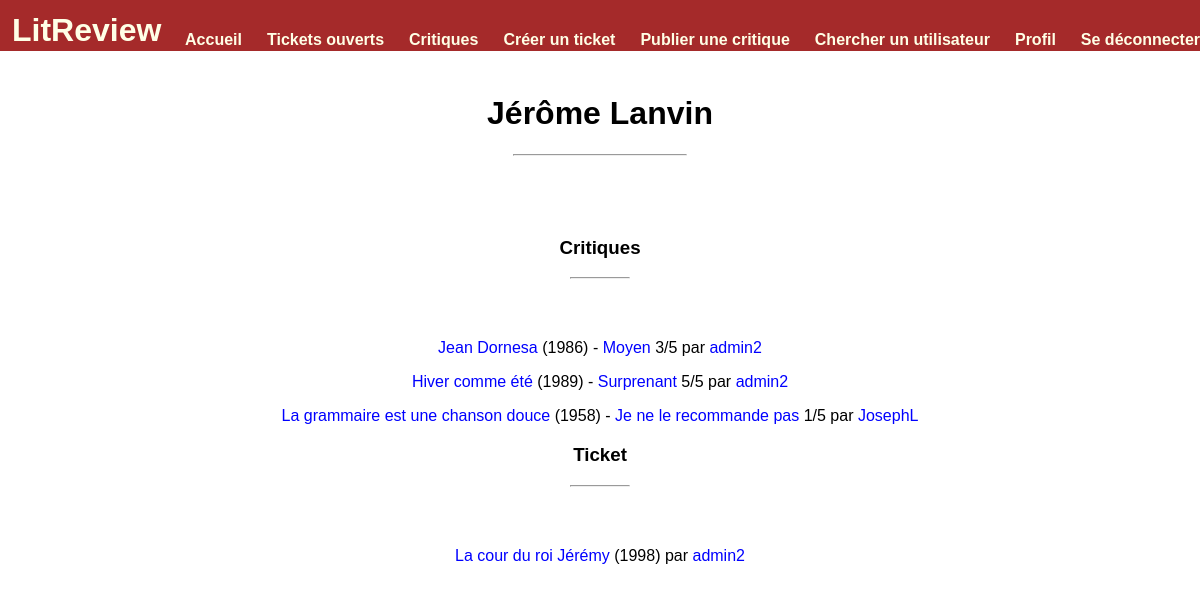
The page /author/Jérôme Lanvin (signed in) on the database its author committed.
### blog/models.py (models this page shows)
class Review(models.Model):
    RATING_CHOICE = [(1, "1"), (2, "2"), (3, "3"), (4, "4"), (5, "5")]
    ticket = models.ForeignKey(to=Ticket, on_delete=models.CASCADE, blank=True, null=True)
    rating = models.PositiveSmallIntegerField(verbose_name='Notes', choices=RATING_CHOICE)
    headline = models.CharField(verbose_name="Titre", max_length=128)
    body = models.TextField(verbose_name="Critique", max_length=8192, blank=True)
    user = models.ForeignKey(to=settings.AUTH_USER_MODEL, on_delete=models.CASCADE)
    time_created = models.DateTimeField(auto_now_add=True)
    content_reference = models.CharField(verbose_name='Titre de la référence', max_length=80, blank=True, null=True)
    content_author = models.CharField(verbose_name='Nom de l\'auteur', max_length=80, blank=True, null=True)
    content_picture = models.ImageField(verbose_name='Image', upload_to='ticket', blank=True, null=True)
    publication_year = models.IntegerField(verbose_name='Date de publication',
                                           validators=[MinValueValidator(-400),
                                                       MaxValueValidator(datetime.date.today().year+1)],
                                           blank=True, null=True)
    def __str__(self):
        return self.headline
    class Meta:
        ordering = ['-time_created']

class Ticket(models.Model):
    content_reference = models.CharField(verbose_name='Titre de la référence', max_length=80)
    content_author = models.CharField(verbose_name='Nom de l\'auteur', max_length=80)
    content_picture = models.ImageField(verbose_name='Image', upload_to='ticket', blank=True, null=True)
    publication_year = models.IntegerField(verbose_name='Date de publication',
                                           validators=[MinValueValidator(-400),
                                                       MaxValueValidator(datetime.date.today().year+1)],
                                           blank=True, null=True)
    user = models.ForeignKey(settings.AUTH_USER_MODEL, on_delete=models.CASCADE, blank=True, null=True)
    user_comment = models.TextField(verbose_name='Commentaire', max_length=300)
    status = models.BooleanField(default=True)
    time_created = models.DateTimeField(auto_now_add=True, blank=True, null=True)
    def __str__(self):
        return self.content_reference
    class Meta:
        ordering = ['-time_created']

### authentication/models.py (models this page shows)
class User(AbstractUser):
    tickets_list = models.ManyToManyField(Ticket, related_name="tickets_list")
    reviews_list = models.ManyToManyField(Review, related_name="reviews_list")
    description = models.TextField(verbose_name="Description", max_length=1000, blank=True, null=True)
    class Meta:
        ordering = ['-username']

### blog/views.py (the view)
# urls.py: path('author/<str:author_refererence>', views.show_author_work, name='author-page'),
@login_required
def show_author_work(request, author_refererence):
    tickets = Ticket.objects.filter(content_author=author_refererence, status=True)
    reviews = Review.objects.filter(content_author=author_refererence)
    context = {
        'tickets': tickets,
        'reviews': reviews,
        'author': author_refererence,
    }
    return render(request, 'tickets_reviews/author_work.html', context=context)

### blog/templatetags/blog_extras.py (called while the page is built)
@register.simple_tag(takes_context=True)
def add_paranthesis(context, content):
    if content:
        return f'({content})'
    else:
        return ''

### blog/templates/tickets_reviews/author_work.html (shortened to what this page needs)
{% extends 'base.html' %}
{% load blog_extras %}
{% block content %}
<br>
<h1>{{ author }}</h1>
<hr>
<br><br><br>
{% if reviews %}
    <h3>Critique{{ reviews|pluralize:" ,s" }}</h3>
    <hr class="small"><br><br>
    {% for review in reviews %}
        <p>
            <a>{{ review.content_reference }}</a> {% add_paranthesis review.publication_year %} -
            <a href="{% url 'show-review' review.id %}">{{ review }}</a> {{ review.rating }}/5 par
            <a href="{% url 'user-page' review.user.id %}">{{ review.user }}</a>
        </p>
    {% endfor %}
{% endif %}
{% if tickets %}
    <h3>Ticket{{ tickets|pluralize:" ,s" }}</h3>
    <hr class="small"><br><br>
    {% for ticket in tickets %}
        <p>
            <a href="{% url 'ticket-page' ticket.id %}">{{ ticket }}</a>
            {% add_paranthesis ticket.publication_year %} par
            <a href="{% url 'user-page' ticket.user.id %}">{{ ticket.user }}</a>
        </p>
        {% endfor %}
{% endif %}
{% endblock %}

### static/apps.css (style rules this page uses)
html { font-family: Arial; -ms-overflow-style: none; scrollbar-width: none; }
a, a:visited { text-decoration: none; color: blue; }
hr { width: 15%; }
.small { width: 5%; }

### rows shown on the page
Review: content_reference "Jean Dornesa", publication_year "(1986)", headline "Moyen", rating "3", user "admin2"
Review: content_reference "Hiver comme été", publication_year "(1989)", headline "Surprenant", rating "5", user "admin2"
Review: content_reference "La grammaire est une chanson douce", publication_year "(1958)", headline "Je ne le recommande pas", rating "1", user "JosephL"
Ticket: content_reference "La cour du roi Jérémy", publication_year "(1998)", user "admin2"

### other values the page prints
{{ author }} "Jérôme Lanvin"
